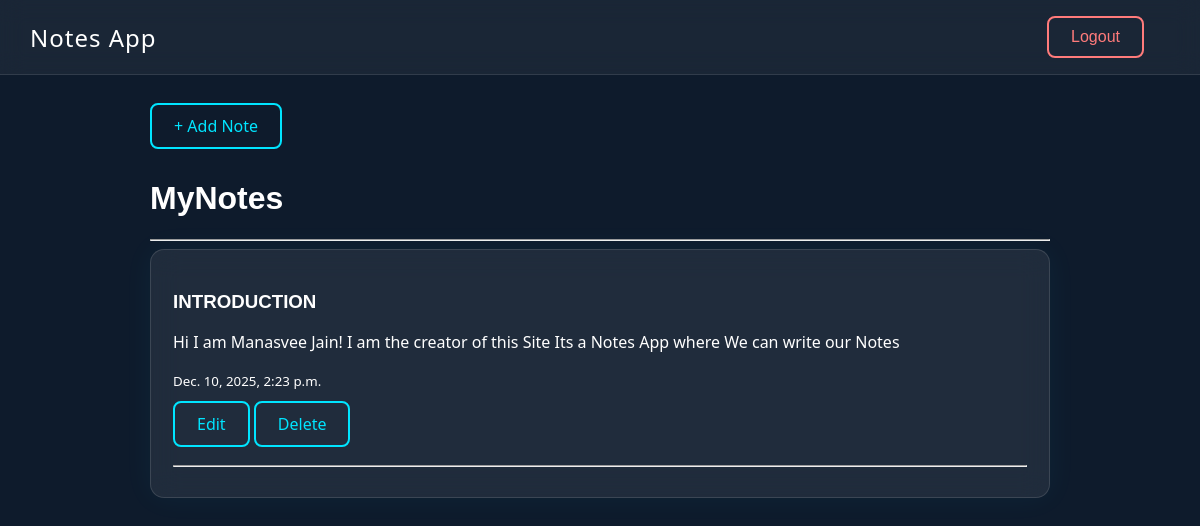
The app's page / (signed in), older data.
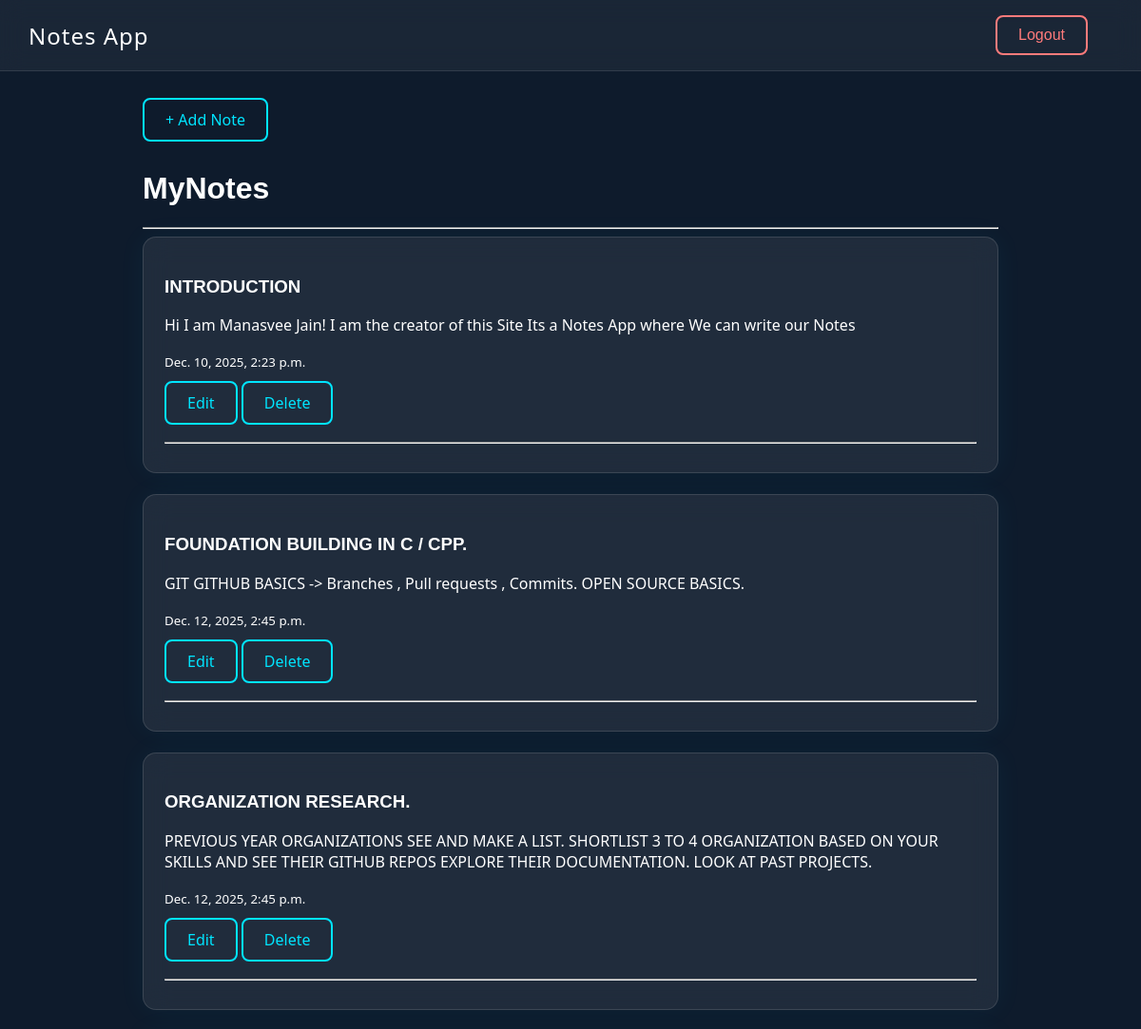
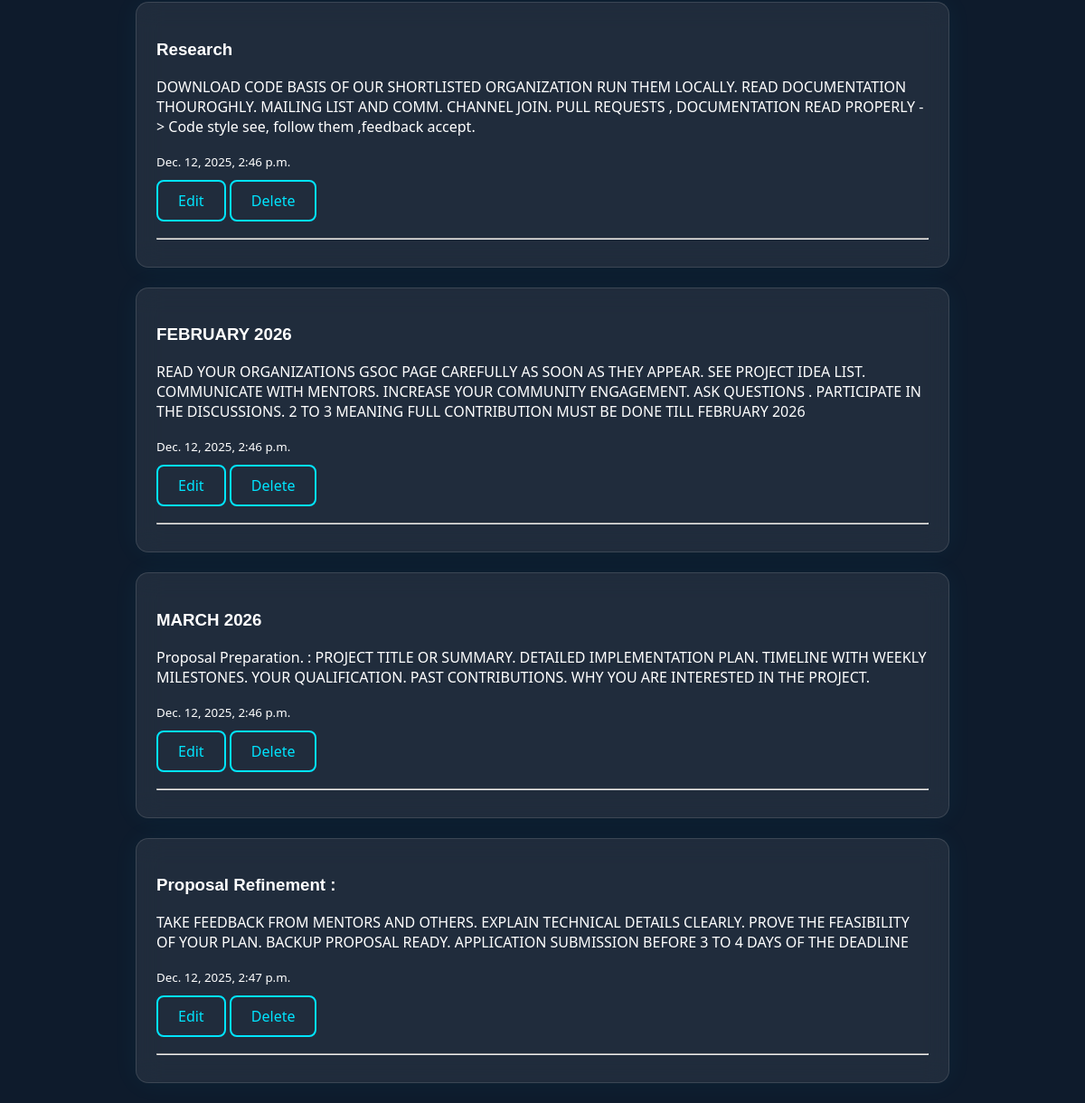
The same page, newer data (2 pictures, top to bottom).
### notes/models.py (models this page shows, shortened)
class Note(models.Model):
    user = models.ForeignKey(User , on_delete=models.CASCADE)
    title = models.CharField(max_length=200)
    content = models.TextField()
    created_at = models.DateTimeField(auto_now_add=True) #store create time

### notes/views.py (the view)
# urls.py: path('', views.home , name= 'home'),
@login_required
def home(request):
    notes =Note.objects.filter(user =request.user)
    return render(request, 'home.html', {"notes" : notes})

### notes/templates/home.html
{% extends 'main.html' %}
{% block content %}
<a class="btn-neon" href="{% url 'add_note' %}" role="button">+ Add Note </a>
<br /><br />
<h1>MyNotes</h1>
<hr>
{% for note in notes %}
  <div class="card">
    <h3>{{note.title}}</h3>
    <p>{{note.content}}</p>
    <small>{{ note.created_at }}</small><br><br>
    <a class ="btn-neon" href="{% url 'edit_note' note.id %}">Edit</a>
    <a class ="btn-neon" href="{% url 'delete_note' note.id %}">Delete</a>
    <br><br>
    <hr>
  </div>
{% empty %}
  <p>No notes yet!</p>
{% endfor %} {% endblock content %}

### notes/templates/main.html (shortened to what this page needs)
<!DOCTYPE html>
<html lang="en">
<head>
    {% load static %}
    <link rel="stylesheet" href="{% static 'css/style.css' %}">
</head>
<body>
    <nav class="nav-glass">
        <div class="header-title">Notes App</div>
        <div class="nav-btn">
        {% if request.user.is_authenticated %}
            <form method="post" action="{% url 'logout' %}">
                <button type="submit" class="btn-neon logout">Logout</button>
            </form>
        {% else %}
            <a href="{% url 'login' %}" class="btn-neon">Login</a>
        {% endif %}
        </div>
    </nav>
    <main class="container">
        {% block content %}
        {% endblock %}
    </main>
</body>
</html>

### static/css/style.css (style rules this page uses)
body { margin: 0; font-family: "Segoe UI", sans-serif; background: #0e1b2c; background-size: cover; color: white; }
h1, h2, h3, h4, h5, h6 { font-family: 'Raleway', sans-serif; }
.nav-btn { display: flex; align-items: center; gap: 12px; padding-right: 10px; margin-right: 40px; }
.nav-glass { position: sticky; top: 0; width: 97%; padding: 16px 30px; display: flex; justify-content: space-between; align-items: center; background: rgba(255, 255, 255, 0.05); backdrop-filter: blur(12px); -webkit-backdrop-filter: blur(12px); border-bottom: 1px solid rgba(255, 255, 255, 0.1); }
.header-title { font-size: 24px; letter-spacing: 1px; }
.btn-neon { padding: 10px 22px; border-radius: 8px; border: 2px solid #00e5ff; color: #00e5ff; font-size: 16px; font-weight: 500; background: transparent; cursor: pointer; transition: 0.25s; text-decoration: none; }
.logout { border-color: #ff7b7b; color: #ff7b7b; }
.container { width: 85%; max-width: 900px; margin: auto; padding-top: 40px; }
.card { background: rgba(255, 255, 255, 0.08); backdrop-filter: blur(14px); -webkit-backdrop-filter: blur(14px); border-radius: 14px; padding: 22px; margin-bottom: 22px; box-shadow: 0 0 30px rgba(0, 225, 255, 0.05); border: 1px solid rgba(255, 255, 255, 0.12); }
::placeholder { color: rgba(255, 255, 255, 0.5); }

Row changes from the older to the newer data that the page shows:
added Note: title "FOUNDATION BUILDING IN C / CPP.", content "GIT GITHUB BASICS -> Branches , Pull requests , Commits. OPEN SOURCE BASICS.", created_at "Dec. 12, 2025, 2:45 p.m."
added Note: title "ORGANIZATION RESEARCH.", content "PREVIOUS YEAR ORGANIZATIONS SEE AND MAKE A LIST. SHORTLIST 3 TO 4 ORGANIZATION BASED ON YOUR SKILLS AND SEE THEIR GITHUB REPOS EXPLORE THEIR DOCUMENTATION. LOOK AT PAST PROJECTS.", created_at "Dec. 12, 2025, 2:45 p.m."
added Note: title "Research", content "DOWNLOAD CODE BASIS OF OUR SHORTLISTED ORGANIZATION RUN THEM LOCALLY. READ DOCUMENTATION THOUROGHLY. MAILING LIST AND COMM. CHANNEL JOIN. PULL REQUESTS , DOCUMENTATION READ PROPERLY -> Code style see, follow them ,feedback accept.", created_at "Dec. 12, 2025, 2:46 p.m."
added Note: title "FEBRUARY 2026", content "READ YOUR ORGANIZATIONS GSOC PAGE CAREFULLY AS SOON AS THEY APPEAR. SEE PROJECT IDEA LIST. COMMUNICATE WITH MENTORS. INCREASE YOUR COMMUNITY ENGAGEMENT. ASK QUESTIONS . PARTICIPATE IN THE DISCUSSIONS. 2 TO 3 MEANING FULL CONTRIBUTION MUST BE DONE TILL FEBRUARY 2026", created_at "Dec. 12, 2025, 2:46 p.m."
added Note: title "MARCH 2026", content "Proposal Preparation. : PROJECT TITLE OR SUMMARY. DETAILED IMPLEMENTATION PLAN. TIMELINE WITH WEEKLY MILESTONES. YOUR QUALIFICATION. PAST CONTRIBUTIONS. WHY YOU ARE INTERESTED IN THE PROJECT.", created_at "Dec. 12, 2025, 2:46 p.m."
added Note: title "Proposal Refinement :", content "TAKE FEEDBACK FROM MENTORS AND OTHERS. EXPLAIN TECHNICAL DETAILS CLEARLY. PROVE THE FEASIBILITY OF YOUR PLAN. BACKUP PROPOSAL READY. APPLICATION SUBMISSION BEFORE 3 TO 4 DAYS OF THE DEADLINE", created_at "Dec. 12, 2025, 2:47 p.m."
